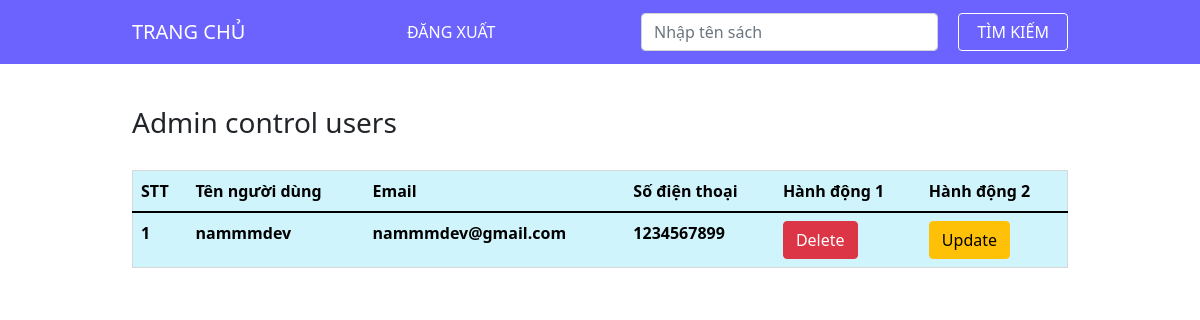
The page /route/admin/index.php on the database its author committed.
### tables this page shows
CREATE TABLE `tb_users` (
  `user_id` int(11) UNSIGNED NOT NULL,
  `user_name` varchar(100) NOT NULL,
  `user_pass` varchar(100) NOT NULL,
  `user_email` varchar(100) NOT NULL,
  `user_phone` varchar(30) NOT NULL
);

### route/admin/index.php (the view, shortened to what this page needs)
<!doctype html>
<html lang="en">
  <head>
    <link href="https://cdn.jsdelivr.net/npm/bootstrap@5.1.3/dist/css/bootstrap.min.css" rel="stylesheet">
    <link rel="stylesheet" href="../.././css/admin-dashboard.css">
    <link rel="stylesheet" href="../.././css/style.css">
  </head>
  <body>
    <nav class="navbar navbar-expand-lg navbar-light bg-light home-nav">
        <div class="container">
            <div class="collapse navbar-collapse home-menu" id="navbarTogglerDemo01">
                <a class="navbar-brand home-link" href="../.././index.php">TRANG CHỦ</a>
                <ul class="navbar-nav mr-auto mt-2 mt-lg-0">
                    <li class="nav-item">
                        <a class="nav-link home-link" href="../.././src/process-logout-admin.php">ĐĂNG XUẤT</a>
                    </li>
                </ul>
                <form class="form-inline my-2 my-lg-0 search-section" action=".././global/search-result.php" method="POST">
                    <input class="form-control mr-sm-2" name="search-value" id="search-value" type="search" placeholder="Nhập tên sách" aria-label="search">
                    <button class="btn my-2 my-sm-0 search-btn" id="search-feature" type="submit">
                        TÌM KIẾM
                    </button>
                </form>
            </div>
        </div>
    </nav>
    <div class="container">
        <h3 class="global-title">Admin control users</h3>
        <div class="book-container">
            <table class="table table-info list-book">
                <thead>
                    <tr>
                        <th scope="col">STT</th>
                        <th scope="col">Tên người dùng</th>
                        <th scope="col">Email</th>
                        <th scope="col">Số điện thoại</th>
                        <th scope="col">Hành động 1</th>
                        <th scope="col">Hành động 2</th>
                    </tr>
                </thead>
                <tbody>
                    <?php
                        $conn = mysqli_connect('localhost','root','','database_book');
                        $sql = "SELECT user_id, user_name, user_email, user_phone FROM tb_users";
                        $result = mysqli_query($conn,$sql);
                        if(mysqli_num_rows($result) > 0){
                            $index = 0;
                            while($row = mysqli_fetch_assoc($result)) {
                                $index++;
                                echo "<tr>";
                                    echo "<th>".$index."</th>";
                                    echo "<th>".$row["user_name"]."</th>";
                                    echo "<th>".$row["user_email"]."</th>";
                                    echo "<th>".$row["user_phone"]."</th>";
                                    echo "<th><a href=../.././src/process-delete-user.php?id=".$row["user_id"]." class='btn btn-danger'>Delete</a></th>";
                                    echo "<th><a href=updatebook.php?update=".$row["user_id"]." class='btn btn-warning' >Update</a></th>";
                                echo "</tr>";
                            }
                        }
                    ?>
                </tbody>
            </table>
        </div>
    </div>
  </body>
</html>

### css/admin-dashboard.css (style rules this page uses)
.list-book { border-radius: 5px; border: 1px solid #d9d9d9; }
.book-container { max-height: 500px; overflow-y: auto; margin-top: 20px; }

### css/style.css (style rules this page uses)
.global-title { margin: 30px auto; }
.container { width: 80%; margin: 0 auto; padding: 1%; }
.search-section { display: flex; align-items: center; }
.search-btn { width: 150px; margin-left: 20px; color: #fff; border: 1px solid #fff; }
.home-menu { align-items: center; justify-content: space-between; }
.home-nav { padding: 0; background: #6C63FF !important; }
.home-link { color: #fff !important; }

### rows shown on the page
tb_users: user_name "nammmdev", user_email "nammmdev@gmail.com", user_phone "1234567899"
